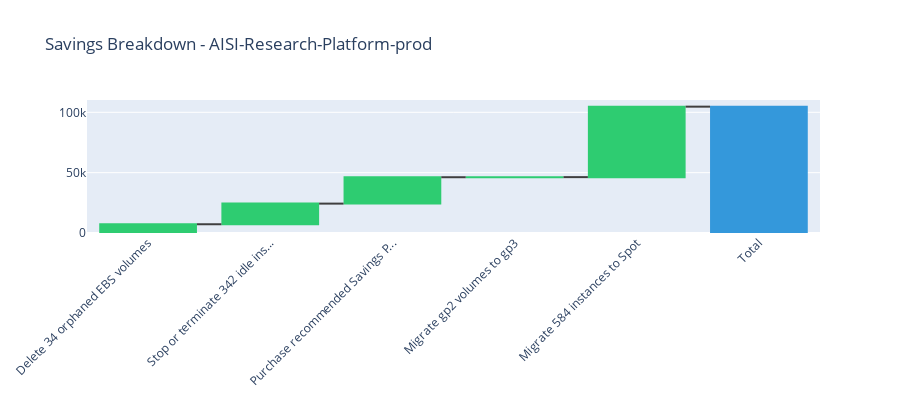

Source (notebook cell):
### Markdown cell above
### 2.5.3 Optimization Opportunities

Detailed action plan for cost optimization in Research Platform Prod. This account has **$109K/month** in identified savings potential.

### Code cell
# Detailed Action Plan for Research Platform Prod
action_plan = top_account_action_plan

if action_plan:
    total_savings = action_plan.get('total_savings', 0)
    
    print("="*80)
    print(f"OPTIMIZATION ACTION PLAN - {top_account_name}")
    print("="*80)
    print(f"\nTotal Monthly Savings Potential: ${total_savings:,.2f}")
    print(f"Total Annual Savings Potential:  ${total_savings * 12:,.2f}")
    print("="*80)
    
    # Build action table
    all_actions = []
    priority_labels = {
        'immediate': ('🔴 IMMEDIATE', 1),
        'high_priority': ('🟠 HIGH', 2),
        'medium_priority': ('🟡 MEDIUM', 3)
    }
    
    for priority_key, (priority_label, sort_order) in priority_labels.items():
        actions = action_plan.get(priority_key, [])
        for action in actions:
            if isinstance(action, dict):
                all_actions.append({
                    'Priority': priority_label,
                    'Sort': sort_order,
                    'Action': action.get('title', 'N/A'),
                    'Monthly Savings': action.get('savings', 0),
                    'Annual Savings': action.get('savings', 0) * 12,
                    'Effort': action.get('effort', 'N/A'),
                    'Command': action.get('command', 'N/A')
                })
    
    if all_actions:
        actions_df = pd.DataFrame(all_actions)
        actions_df = actions_df.sort_values('Sort')
        
        # Create waterfall chart for savings
        fig = go.Figure(go.Waterfall(
            name="Savings",
            orientation="v",
            measure=["relative"] * len(all_actions) + ["total"],
            x=[a['Action'][:30] + "..." if len(a['Action']) > 30 else a['Action'] for a in all_actions] + ["Total"],
            y=[a['Monthly Savings'] for a in all_actions] + [total_savings],
            connector={"line": {"color": "rgb(63, 63, 63)"}},
            decreasing={"marker": {"color": "#2ecc71"}},
            increasing={"marker": {"color": "#2ecc71"}},
            totals={"marker": {"color": "#3498db"}}
        ))
        fig.update_layout(
            title=f"Savings Breakdown - {top_account_name}",
            showlegend=False,
            height=400,
            xaxis_tickangle=-45
        )
        fig.show()
        
        # Display action table
        print("\nDetailed Actions:")
        print("-" * 100)
        for idx, row in actions_df.iterrows():
            print(f"\n{row['Priority']}: {row['Action']}")
            print(f"   Savings: ${row['Monthly Savings']:,.2f}/month (${row['Annual Savings']:,.2f}/year)")
            print(f"   Effort: {row['Effort']}")
            print(f"   Command: {row['Command'][:80]}...")
        
        # Summary by priority
        print("\n" + "="*60)
        print("SAVINGS BY PRIORITY")
        print("="*60)
        for priority_key, (priority_label, _) in priority_labels.items():
            priority_actions = [a for a in all_actions if a['Priority'] == priority_label]
            priority_total = sum(a['Monthly Savings'] for a in priority_actions)
            if priority_total > 0:
                print(f"  {priority_label}: ${priority_total:>12,.2f}/month ({len(priority_actions)} actions)")
else:
    print("No action plan data available.")

### Figure 1 — Plotly figure (JSON) as saved in the notebook; plotly's stock layout.template omitted (floating-point values rounded to 4 significant figures)
{"data": [{"connector": {"line": {"color": "rgb(63, 63, 63)"}}, "decreasing": {"marker": {"color": "#2ecc71"}}, "increasing": {"marker": {"color": "#2ecc71"}}, "measure": ["relative", "relative", "relative", "relative", "relative", "total"], "name": "Savings", "orientation": "v", "totals": {"marker": {"color": "#3498db"}}, "type": "waterfall", "x": ["Delete 34 orphaned EBS volumes", "Stop or terminate 342 idle ins...", "Purchase recommended Savings P...", "Migrate gp2 volumes to gp3", "Migrate 584 instances to Spot", "Total"], "y": [7253, 17100, 21860.0, 80, 58400, 106300.0]}], "layout": {"height": 400, "showlegend": false, "title": {"text": "Savings Breakdown - AISI-Research-Platform-prod"}, "xaxis": {"tickangle": -45}}}
